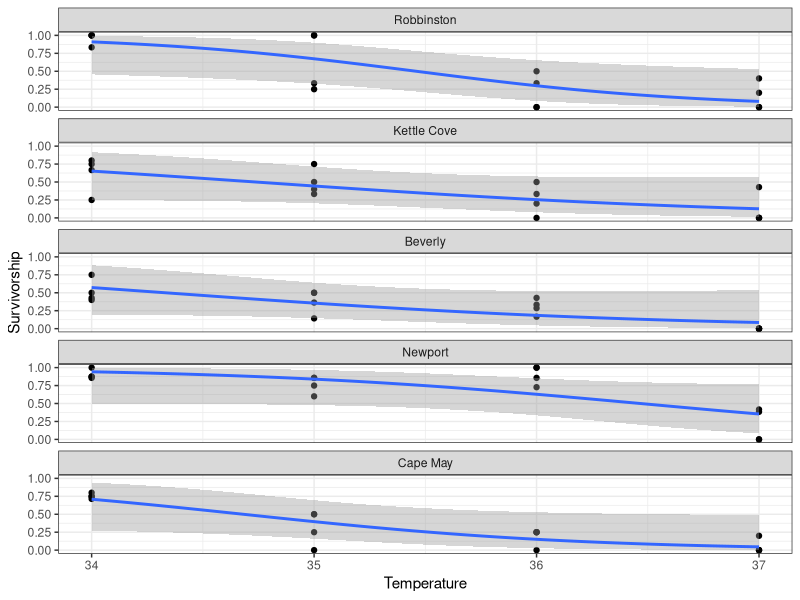
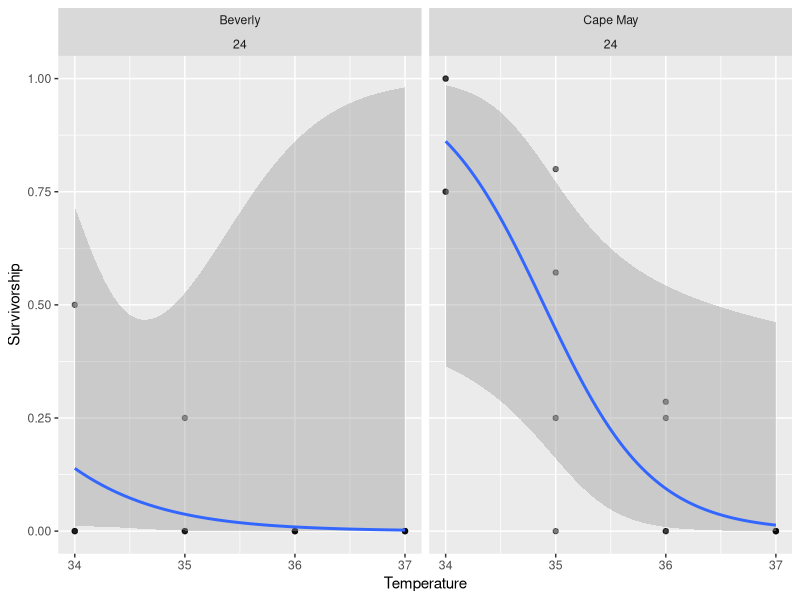
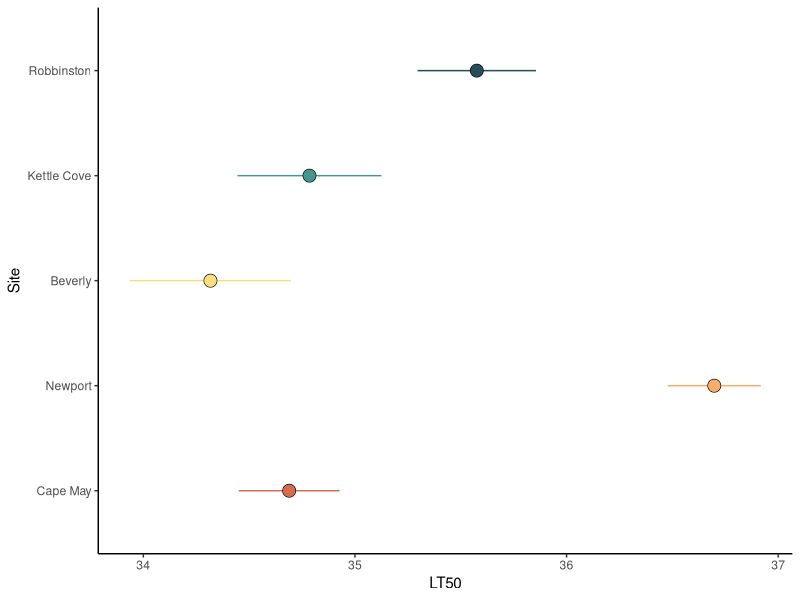
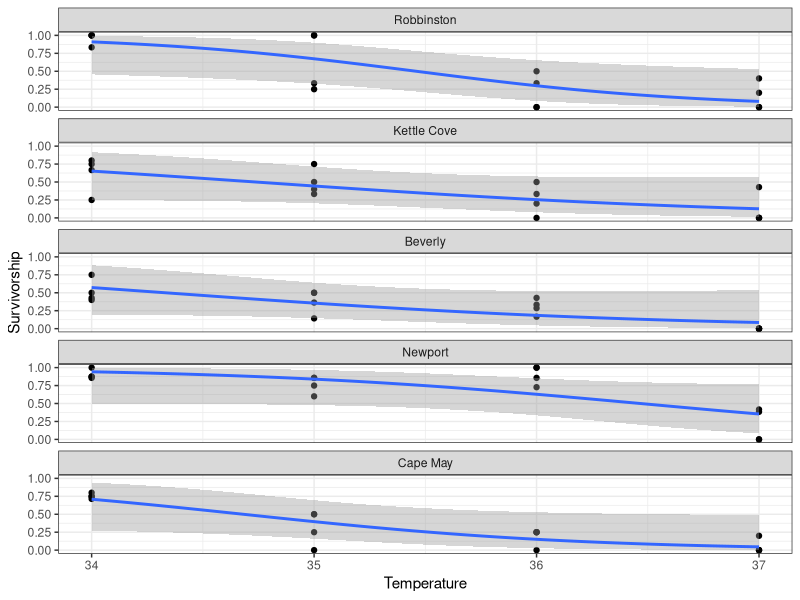
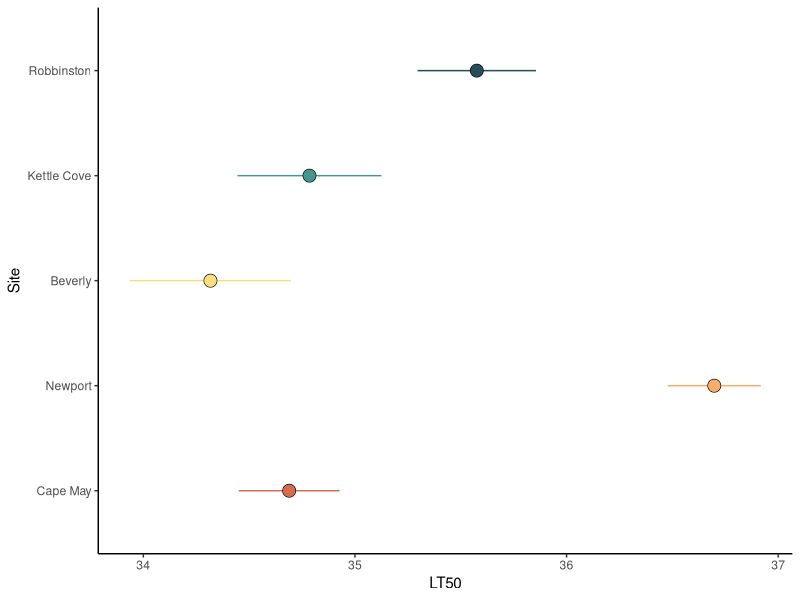

Reproduce these figures in R, in order.
## LT50 following https://lukemiller.org/index.php/2010/02/calculating-lt50-median-lethal-temperature-aka-ld50-quickly-in-r/
library(tidyverse)
library(MASS)

data = read.csv("all_LT50.csv") %>%
  mutate(Temperature = case_when(
    Treatment == "H1" ~ 34,
    Treatment == "H2" ~ 35,
    Treatment == "H3" ~ 36,
    Treatment == "H4" ~ 37
  )) %>%
  mutate(Survivorship = Alive / Initial)

f.data = data %>%
  filter(Species == "Crepidula fornicata", 
         Hour == "24") %>%
  mutate(Population = factor(Population, levels = c("Cape May", "Newport", "Beverly", "Kettle Cove", "Robbinston")))

p.data = data %>%
  filter(Species == "Crepidula plana", 
         Hour == "24")

### Binomial models

# function for printing out LT50 fro glm.dose

print.LT50 = function(x, ...) {
  M = cbind(x, attr(x, "SE"))
  dimnames(M) = list(names(x), c("LT50", "SE"))
  x = M
  NextMethod("print")
}

# Beverly
f.beverly.results = glm(cbind(Alive, Mortalities) ~ Temperature, binomial, 
                        data = f.data %>%
                          filter(Population == "Beverly"))
summary(f.beverly.results)

f.beverly.lt50 = dose.p(f.beverly.results, p = 0.5) 

f.beverly = print.LT50(f.beverly.lt50) %>%
  as.data.frame() %>%
  mutate(Population = "Beverly",
         Species = "Crepidula fornicata")

p.beverly.results = glm(cbind(Alive, Mortalities) ~ Temperature, binomial, 
                        data = p.data %>%
                          filter(Population == "Beverly"))

summary(p.beverly.results)

p.beverly.lt50 = dose.p(p.beverly.results, p = 0.5) 

p.beverly = print.LT50(p.beverly.lt50) %>%
  as.data.frame() %>%
  mutate(Population = "Beverly",
         Species = "Crepidula plana")

# Cape May
f.CapeMay.results = glm(cbind(Alive, Mortalities) ~ Temperature, binomial, 
                        data = f.data %>%
                          filter(Population == "Cape May"))
summary(f.CapeMay.results)

f.CapeMay.lt50 = dose.p(f.CapeMay.results, p = 0.5) 

f.CapeMay = print.LT50(f.CapeMay.lt50) %>%
  as.data.frame() %>%
  mutate(Population = "Cape May",
         Species = "Crepidula fornicata")

p.CapeMay.results = glm(cbind(Alive, Mortalities) ~ Temperature, binomial, 
                        data = p.data %>%
                          filter(Population == "Cape May"))
summary(p.CapeMay.results)

p.CapeMay.lt50 = dose.p(p.CapeMay.results, p = 0.5) 

p.CapeMay = print.LT50(p.CapeMay.lt50) %>%
  as.data.frame() %>%
  mutate(Population = "Cape May",
         Species = "Crepidula plana")

# Kettle Cove
f.KettleCove.results = glm(cbind(Alive, Mortalities) ~ Temperature, binomial, 
                        data = f.data %>%
                          filter(Population == "Kettle Cove"))
summary(f.KettleCove.results)

f.KettleCove.lt50 = dose.p(f.KettleCove.results, p = 0.5) 

f.KettleCove = print.LT50(f.KettleCove.lt50) %>%
  as.data.frame() %>%
  mutate(Population = "Kettle Cove",
         Species = "Crepidula fornicata")

# Robbinston
f.Robbinston.results = glm(cbind(Alive, Mortalities) ~ Temperature, binomial, 
                           data = f.data %>%
                             filter(Population == "Robbinston"))
summary(f.Robbinston.results)

f.Robbinston.lt50 = dose.p(f.Robbinston.results, p = 0.5) 

f.Robbinston = print.LT50(f.Robbinston.lt50) %>%
  as.data.frame() %>%
  mutate(Population = "Robbinston",
         Species = "Crepidula fornicata")

# Newport
f.Newport.results = glm(cbind(Alive, Mortalities) ~ Temperature, binomial, 
                           data = f.data %>%
                             filter(Population == "Newport"))
summary(f.Newport.results)

f.Newport.lt50 = dose.p(f.Newport.results, p = 0.5) 

f.Newport = print.LT50(f.Newport.lt50) %>%
  as.data.frame() %>%
  mutate(Population = "Newport",
         Species = "Crepidula fornicata")




## Plot
f.data = f.data %>%
  mutate(Species = as.factor(Species), 
         Population = factor(Population, levels = c("Robbinston", "Kettle Cove", "Beverly","Newport", "Cape May"))) 

ggplot(f.data, aes(Temperature, Survivorship)) +
  geom_point(outlier.shape = NA) +
  geom_smooth(method = glm,
              method.args = list(family = "binomial")) +
  theme_bw() +
  facet_wrap(. ~ Population, ncol = 1)

ggsave("survivorship.jpeg", last_plot(), height = 5.6, width = 1.5, units = "in")

ggplot(p.data, aes(Temperature, Survivorship)) +
  geom_point(alpha = 0.5) +
  geom_smooth(method = glm,
              method.args = list(family = "binomial")) +
  facet_wrap(Population ~ Hour)


# LT50 + SE

lt50 = rbind(p.beverly, p.CapeMay, f.beverly, f.CapeMay, f.Robbinston, f.Newport, f.KettleCove) %>%
  mutate(Species = as.factor(Species), 
         Population = factor(Population, levels = c("Cape May", "Newport", "Beverly", "Kettle Cove", "Robbinston"))) 



f.lt50 = lt50 %>%
  filter(Species == "Crepidula fornicata") %>%
  rename(Site = Population)

# plot
library(forcats)

colours = c("Robbinston" = "#264D59", "Kettle Cove" = "#43978D","Beverly" = "#F9E07F", "Newport" = "#F9AD6A","Cape May" = "#D46C4E")

ggplot(f.lt50, aes(LT50, Site, color = Site)) +
  geom_pointrange(aes(xmin = LT50-SE, xmax = LT50+SE, colour = Site), position = position_dodge(width = 0.5)) + 
  geom_point(size=4, pch=21,aes(fill=Site), colour = "black")  +
  geom_point(size=3.5, pch=21,aes(fill=Site)) +
  scale_fill_manual(values = colours) +
  scale_colour_manual(values = colours) +
  theme_classic() +
  theme(legend.position = "none") 
 

ggsave("lt50_plot.jpeg", last_plot(), height = 4, width = 4, units = "in")









